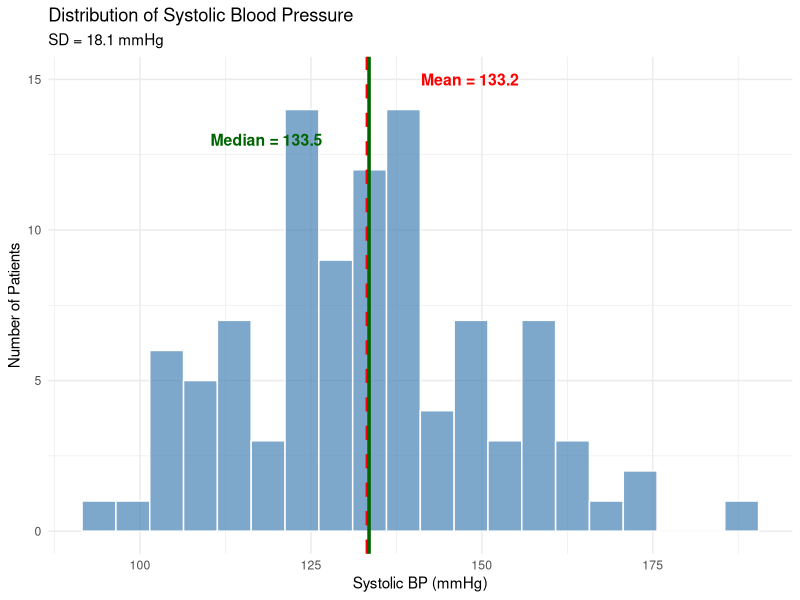
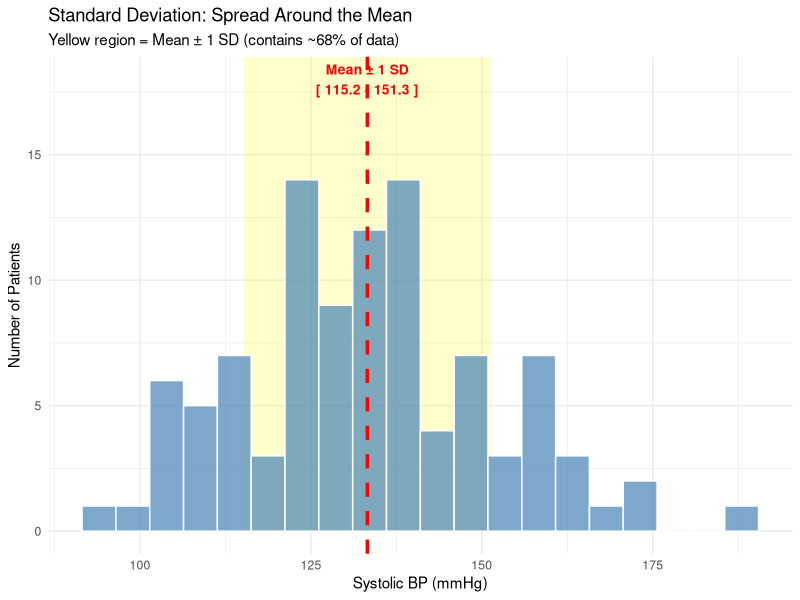
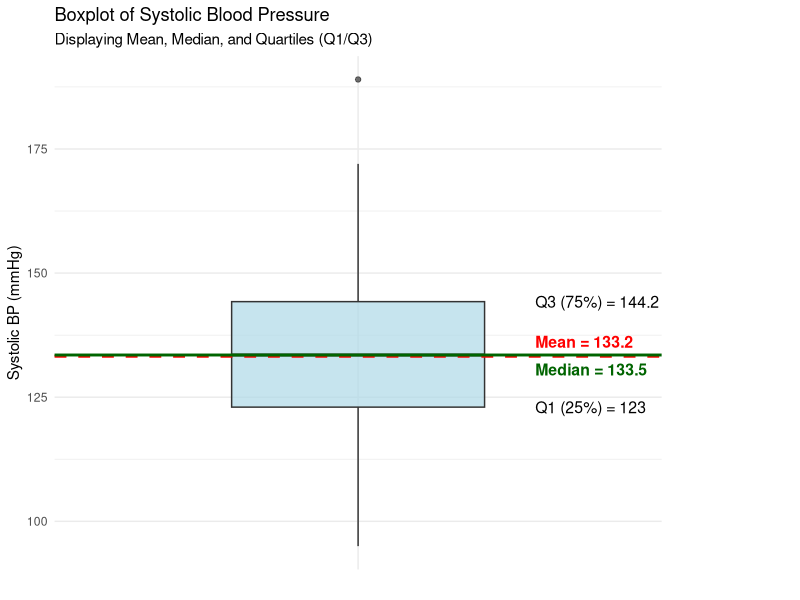
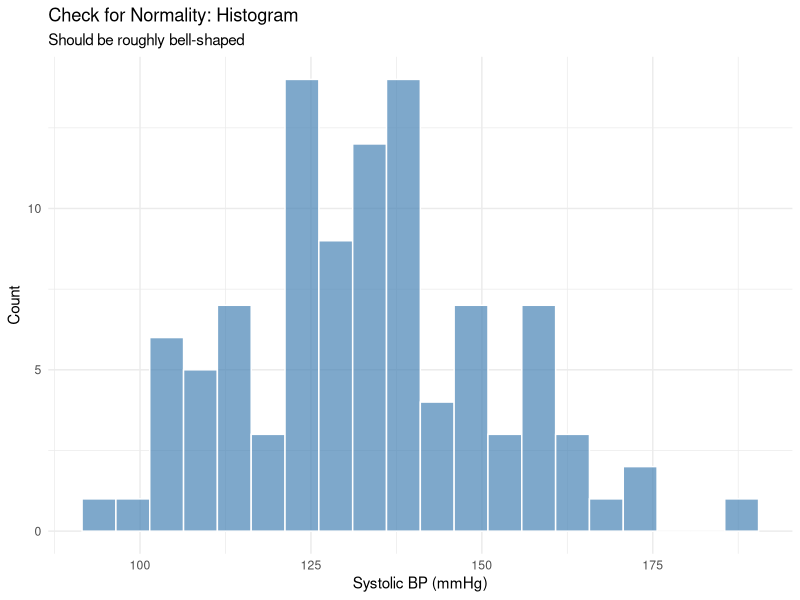
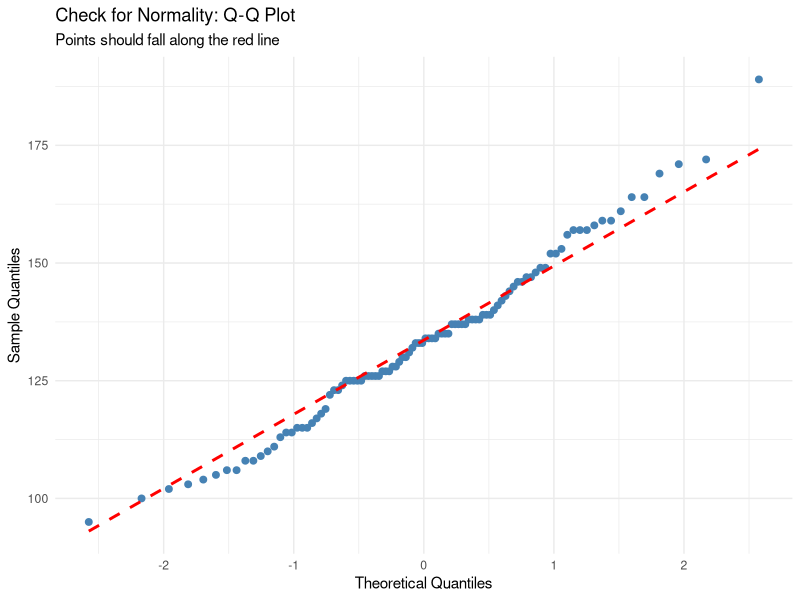
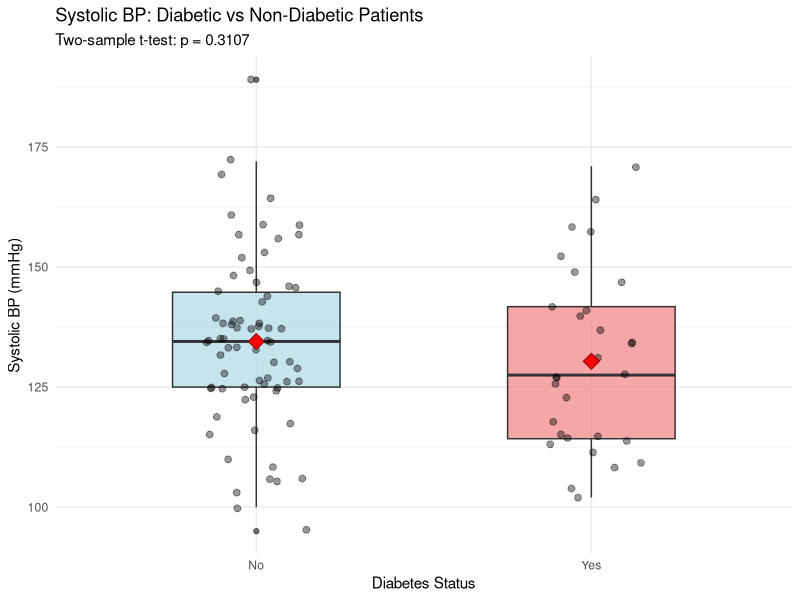
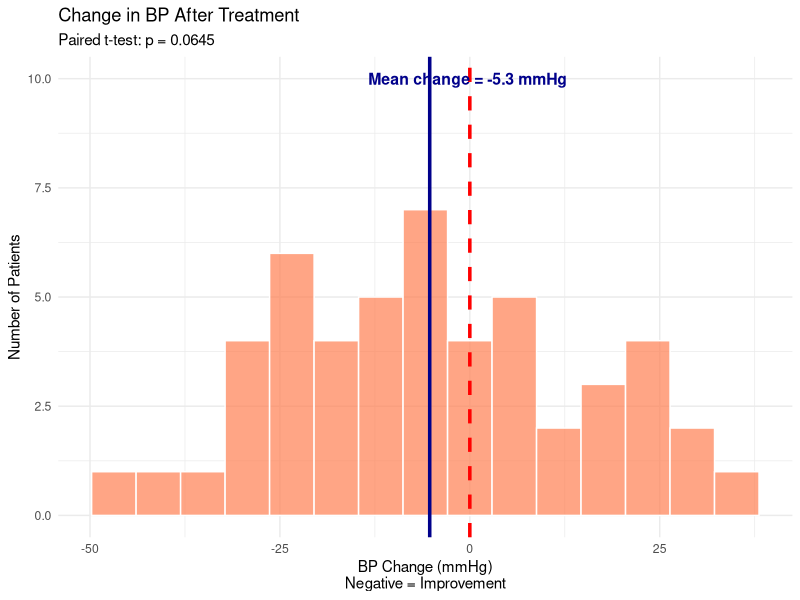
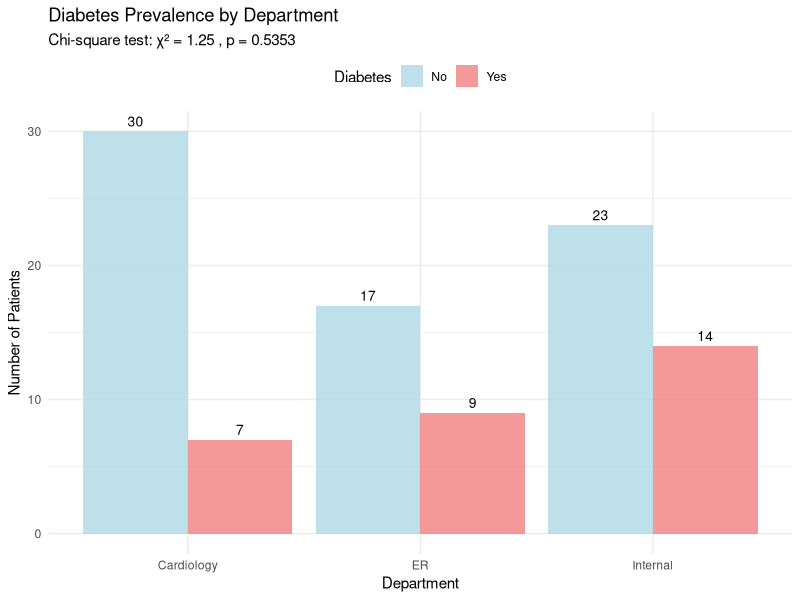

Write R code to recreate these figures, in order.
## ---- chunk 1
knitr::opts_chunk$set(echo = TRUE, warning = FALSE, message = FALSE)
## ---- chunk 2
# Set a random seed so results are reproducible
set.seed(42)

# Create a data frame with simulated patient data
bp_data <- data.frame(
  # Create patient IDs from 1 to 100
  patient_id = 1:100,
  # Generate 100 ages from normal distribution (mean=55, sd=15), rounded to whole numbers
  age = round(rnorm(100, mean = 55, sd = 15)),
  # Generate 100 systolic BP values from normal distribution (mean=135, sd=20)
  systolic_bp = round(rnorm(100, mean = 135, sd = 20)),
  # Generate 100 diastolic BP values from normal distribution (mean=85, sd=12)
  diastolic_bp = round(rnorm(100, mean = 85, sd = 12)),
  # Randomly assign diabetes status: 30% "Yes", 70% "No"
  diabetes = sample(c("Yes", "No"), 100, replace = TRUE, prob = c(0.3, 0.7)),
  # Randomly assign department with equal probability
  department = sample(c("ER", "Cardiology", "Internal"), 100, replace = TRUE)
)

# Display the first 6 rows of the data frame
head(bp_data)
## ---- chunk 3
# Calculate the mean (average) of systolic BP
mean_systolic <- mean(bp_data$systolic_bp)

# Print the result
mean_systolic

# If you had missing values (NA), you would use:
# mean(bp_data$systolic_bp, na.rm = TRUE)
# The na.rm = TRUE argument removes NAs before calculating
## ---- chunk 4
# Sum all values
total <- sum(bp_data$systolic_bp)

# Count number of values
n <- length(bp_data$systolic_bp)

# Divide sum by count
manual_mean <- total / n

# Compare with mean() function
cat("mean() function:", mean_systolic, "\n")
cat("Manual calculation:", manual_mean, "\n")
cat("Same result?", mean_systolic == manual_mean)
## ---- chunk 5
# Calculate the median (middle value) of systolic BP
median_systolic <- median(bp_data$systolic_bp)

# Print the result
median_systolic
## ---- chunk 6
# Compare mean vs median
cat("Mean:", round(mean_systolic, 2), "\n")
cat("Median:", round(median_systolic, 2), "\n")
cat("Difference:", round(mean_systolic - median_systolic, 2), "\n")
## ---- chunk 7
# Create a small dataset to show outlier effect
small_data <- c(120, 125, 130, 135, 140)  # Symmetric data

# Add an outlier
data_with_outlier <- c(120, 125, 130, 135, 200)  # One very high value

# Compare mean and median
cat("Without outlier:\n")
cat("  Mean:", mean(small_data), "\n")
cat("  Median:", median(small_data), "\n\n")

cat("With outlier (200):\n")
cat("  Mean:", mean(data_with_outlier), "\n")
cat("  Median:", median(data_with_outlier), "\n")

# The mean jumped from 130 to 142, but median stayed at 130!
## ---- chunk 8
# Create a frequency table of ages (counts how many times each age appears)
age_table <- table(bp_data$age)

# Print the frequency table
head(age_table, 10)  # Show first 10 ages

# Find which age appears most frequently
# which.max() returns the position of the maximum value
# names() extracts the age value at that position
# as.numeric() converts it from text to number
mode_age <- as.numeric(names(age_table)[which.max(age_table)])

# Print the mode
cat("Most common age:", mode_age, "years old\n")

# How many patients have this age?
cat("Number of patients with age", mode_age, ":", max(age_table), "\n")
## ---- chunk 9
# Frequency table for diabetes status
table(bp_data$diabetes)

# Frequency table for department
table(bp_data$department)

# The mode for department is the one with highest count
dept_table <- table(bp_data$department)
mode_dept <- names(dept_table)[which.max(dept_table)]
cat("\nMost common department:", mode_dept)
## ---- chunk 10
# Calculate variance using the var() function
variance_systolic <- var(bp_data$systolic_bp)

# Print the variance
variance_systolic
## ---- chunk 11
# Step 1: Calculate the mean
mean_val <- mean(bp_data$systolic_bp)

# Step 2: Calculate deviation from mean for each value
deviations <- bp_data$systolic_bp - mean_val

# Step 3: Square each deviation
squared_deviations <- deviations^2

# Step 4: Sum all squared deviations
sum_squared_dev <- sum(squared_deviations)

# Step 5: Divide by (n-1)
n <- length(bp_data$systolic_bp)
manual_variance <- sum_squared_dev / (n - 1)

# Compare with var() function
cat("var() function:", variance_systolic, "\n")
cat("Manual calculation:", manual_variance, "\n")
cat("Same result?", round(variance_systolic, 10) == round(manual_variance, 10))
## ---- chunk 12
# Calculate standard deviation using the sd() function
sd_systolic <- sd(bp_data$systolic_bp)

# Print the SD
sd_systolic

# Verify: SD is the square root of variance
cat("\nsd() function:", sd_systolic, "\n")
cat("sqrt(variance):", sqrt(variance_systolic), "\n")
cat("Same result?", sd_systolic == sqrt(variance_systolic))
## ---- chunk 13
# Calculate the ranges
one_sd_lower <- mean_systolic - sd_systolic
one_sd_upper <- mean_systolic + sd_systolic

cat("Mean ± 1 SD range:", round(one_sd_lower, 1), "to", round(one_sd_upper, 1), "mmHg\n")

# Count how many values fall within this range
within_one_sd <- sum(bp_data$systolic_bp >= one_sd_lower & 
                     bp_data$systolic_bp <= one_sd_upper)

# Calculate percentage
percentage <- (within_one_sd / length(bp_data$systolic_bp)) * 100

cat("Percentage within 1 SD:", round(percentage, 1), "%\n")
## ---- chunk 14
# Summary statistics for systolic BP
summary(bp_data$systolic_bp)

# Summary for entire dataset
summary(bp_data)
## ---- chunk 15
# Load the ggplot2 library for plotting
library(ggplot2)
if (!requireNamespace("rlang", quietly = TRUE)) {
  install.packages("rlang")
}

# Create a histogram showing the distribution
ggplot(bp_data, aes(x = systolic_bp)) +  # Set x-axis to systolic_bp
  # geom_histogram creates bars showing frequency of values
  # bins = 20 means divide data into 20 bins
  geom_histogram(bins = 20, fill = "steelblue", alpha = 0.7, color = "white") +
  # Add a vertical dashed red line at the mean
  geom_vline(xintercept = mean_systolic, color = "red", 
             linetype = "dashed", size = 1.2) +
  # Add a vertical solid green line at the median
  geom_vline(xintercept = median_systolic, color = "darkgreen", 
             linetype = "solid", size = 1.2) +
  # Add text label for the mean
  annotate("text", x = mean_systolic + 15, y = 15, 
           label = paste("Mean =", round(mean_systolic, 1)), 
           color = "red", size = 4, fontface = "bold") +
  # Add text label for the median
  annotate("text", x = median_systolic - 15, y = 13, 
           label = paste("Median =", round(median_systolic, 1)), 
           color = "darkgreen", size = 4, fontface = "bold") +
  # Set axis labels and title
  labs(title = "Distribution of Systolic Blood Pressure",
       subtitle = paste("SD =", round(sd_systolic, 1), "mmHg"),
       x = "Systolic BP (mmHg)", 
       y = "Number of Patients") +
  # Use a clean theme
  theme_minimal()
## ---- chunk 16
# Create histogram with shaded regions showing ±1 SD from mean
ggplot(bp_data, aes(x = systolic_bp)) +
  # Add shaded rectangle showing mean ± 1 SD range
  # This captures approximately 68% of the data
  annotate("rect", 
           xmin = mean_systolic - sd_systolic, 
           xmax = mean_systolic + sd_systolic,
           ymin = 0, ymax = Inf, 
           alpha = 0.2, fill = "yellow") +
  # Create the histogram
  geom_histogram(bins = 20, fill = "steelblue", alpha = 0.7, color = "white") +
  # Add vertical line at the mean
  geom_vline(xintercept = mean_systolic, color = "red", 
             linetype = "dashed", size = 1.2) +
  # Add labels showing the SD range
  annotate("text", x = mean_systolic, y = 18,
           label = paste("Mean ± 1 SD\n[", 
                        round(mean_systolic - sd_systolic, 1), "-",
                        round(mean_systolic + sd_systolic, 1), "]"),
           color = "red", size = 3.5, fontface = "bold") +
  # Set labels
  labs(title = "Standard Deviation: Spread Around the Mean",
       subtitle = "Yellow region = Mean ± 1 SD (contains ~68% of data)",
       x = "Systolic BP (mmHg)", 
       y = "Number of Patients") +
  theme_minimal()
## ---- chunk 17
# Calculate quartile values first
q1_val <- quantile(bp_data$systolic_bp, 0.25)
q3_val <- quantile(bp_data$systolic_bp, 0.75)

# Create the boxplot
ggplot(bp_data, aes(x = "", y = systolic_bp)) +
  geom_boxplot(fill = "lightblue", alpha = 0.7, width = 0.5) +
  
  # Add horizontal lines for mean and median
  geom_hline(yintercept = mean_systolic, color = "red", 
             linetype = "dashed", linewidth = 1) +
  geom_hline(yintercept = median_systolic, color = "darkgreen", 
             linetype = "solid", linewidth = 1) +
  
  # Add labels for Q1 and Q3
  annotate("text", x = 1.35, y = q3_val, 
           label = paste("Q3 (75%) =", round(q3_val, 1)), 
           color = "black", size = 4, hjust = 0) +
  annotate("text", x = 1.35, y = q1_val, 
           label = paste("Q1 (25%) =", round(q1_val, 1)), 
           color = "black", size = 4, hjust = 0) +
  
  # Add labels for mean and median with vertical adjustment (vjust) to avoid smudging
  annotate("text", x = 1.35, y = mean_systolic, 
           label = paste("Mean =", round(mean_systolic, 1)), 
           color = "red", fontface = "bold", size = 4, hjust = 0, vjust = -0.7) +
  annotate("text", x = 1.35, y = median_systolic, 
           label = paste("Median =", round(median_systolic, 1)), 
           color = "darkgreen", fontface = "bold", size = 4, hjust = 0, vjust = 1.7) +
  
  # Set titles and labels
  labs(title = "Boxplot of Systolic Blood Pressure",
       subtitle = "Displaying Mean, Median, and Quartiles (Q1/Q3)",
       y = "Systolic BP (mmHg)",
       x = "") +
  
  # Theme and layout adjustments
  theme_minimal() +
  theme(axis.text.x = element_blank(),
        plot.margin = margin(5, 100, 5, 5)) + # Extra right margin for labels
  coord_cartesian(clip = "off") # Prevent labels from being cut off
## ---- chunk 18
# Check data type
class(bp_data$systolic_bp)  # Should be "numeric" or "integer"

# Look at the data
summary(bp_data$systolic_bp)  # Should show numeric values
## ---- chunk 19
# Visual check: Histogram
# A normal distribution looks roughly bell-shaped and symmetric
ggplot(bp_data, aes(x = systolic_bp)) +
  geom_histogram(bins = 20, fill = "steelblue", alpha = 0.7, color = "white") +
  labs(title = "Check for Normality: Histogram",
       subtitle = "Should be roughly bell-shaped",
       x = "Systolic BP (mmHg)", y = "Count") +
  theme_minimal()

# Visual check: Q-Q plot
# Points should fall roughly along the diagonal line
ggplot(bp_data, aes(sample = systolic_bp)) +
  # stat_qq creates quantile-quantile plot
  stat_qq(color = "steelblue", size = 2) +
  # stat_qq_line adds the reference line
  stat_qq_line(color = "red", linetype = "dashed", size = 1) +
  labs(title = "Check for Normality: Q-Q Plot",
       subtitle = "Points should fall along the red line",
       x = "Theoretical Quantiles", y = "Sample Quantiles") +
  theme_minimal()

# Statistical test: Shapiro-Wilk test
# H0: Data is normally distributed
# If p > 0.05, data is approximately normal
shapiro.test(bp_data$systolic_bp)

# Note: With large samples (n > 30), small deviations from normality are okay
# The Central Limit Theorem helps us here!
cat("Sample size:", nrow(bp_data), "\n")
cat("If n > 30, t-test is robust to violations of normality")
## ---- chunk 20
# Check: Look at how data was collected
# Are these different patients? YES - they have unique patient IDs
length(unique(bp_data$patient_id))  # Should equal number of rows for independence
nrow(bp_data)

# If these numbers are equal, observations are independent
## ---- chunk 21

names(bp_data)
table(bp_data$diabetes)
library(dplyr)
# Calculate variance for each group
bp_data %>%
  # Split by diabetes status
  group_by(diabetes, department) %>%
  # Calculate variance for each group
  summarize(
    blabla = var(systolic_bp),
    sd = sd(systolic_bp),
    mean = mean(systolic_bp)
  )

# Rule of thumb: Largest variance should be < 4 times the smallest variance

# Formal test: Levene's test (from car package)
# Install if needed: install.packages("car")
library(car)

# H0: Variances are equal
# If p > 0.05, variances are similar enough
leveneTest(systolic_bp ~ diabetes, data = bp_data)

# If variances are unequal, use: t.test(..., var.equal = FALSE)
## ---- chunk 22
# Example: Non-parametric alternative to two-sample t-test
# wilcox.test() doesn't assume normality
wilcox.test(systolic_bp ~ diabetes, data = bp_data)
## ---- chunk 23
# H0: population mean ≤ 120 mmHg (not higher)
# H1: population mean > 120 mmHg (is higher)

# t.test() performs the one-sample t-test
# mu = 120 specifies the value we're testing against
# alternative = "greater" makes this a one-sided test
t_test_result <- t.test(bp_data$systolic_bp, 
                        mu = 120, 
                        alternative = "greater")

# Print the complete test results
t_test_result
## ---- chunk 24
# Example: Two-sided test (testing if different, not specifically higher)
t.test(bp_data$systolic_bp, mu = 120)  # Tests if mean ≠ 120
## ---- chunk 25
# Extract specific components
# Extract just the p-value
t_test_result$p.value

# Extract the 95% confidence interval
t_test_result$conf.int

# Extract the sample mean
t_test_result$estimate
## ---- chunk 26
# H0: mean_diabetic = mean_non_diabetic
# H1: mean_diabetic ≠ mean_non_diabetic

# The formula syntax "outcome ~ group" compares outcome across groups
# data = bp_data tells R which dataset to use
t_test_diabetes <- t.test(systolic_bp ~ diabetes, data = bp_data)

# Print the results
t_test_diabetes
## ---- chunk 27
# Load dplyr for data manipulation
library(dplyr)

# Calculate summary statistics by diabetes group
group_summary <- bp_data %>%
  # Split data by diabetes status
  group_by(diabetes) %>%
  # Calculate mean, SD, and count for each group
  summarize(
    n = n(),                        # Count number in each group
    mean_bp = mean(systolic_bp),    # Mean BP for each group
    sd_bp = sd(systolic_bp)         # SD for each group
  )

# Print the summary table
print(group_summary)
## ---- chunk 28
# Create a boxplot comparing the two groups
ggplot(bp_data, aes(x = diabetes, y = systolic_bp, fill = diabetes)) +
  # Create boxplots
  geom_boxplot(alpha = 0.7, width = 0.5) +
  # Add individual data points with some horizontal jitter to avoid overlap
  geom_jitter(width = 0.15, alpha = 0.4, size = 2) +
  # Add red diamonds showing the mean for each group
  stat_summary(fun = mean, geom = "point", shape = 23, size = 4, 
               fill = "red", color = "darkred") +
  # Add labels with p-value in subtitle
  labs(title = "Systolic BP: Diabetic vs Non-Diabetic Patients",
       subtitle = paste("Two-sample t-test: p =", 
                       round(t_test_diabetes$p.value, 4)),
       x = "Diabetes Status", 
       y = "Systolic BP (mmHg)") +
  # Use a clean theme
  theme_minimal() +
  # Change legend title and remove legend (since x-axis labels are clear)
  theme(legend.position = "none") +
  # Use custom colors
  scale_fill_manual(values = c("lightblue", "lightcoral"))
## ---- chunk 29
# Create paired data (same patients measured twice)
set.seed(123)  # Set seed for reproducibility
treatment_data <- data.frame(
  # Patient IDs 1 to 50
  patient_id = 1:50,
  # BP before treatment: mean 145, sd 15
  bp_before = round(rnorm(50, mean = 145, sd = 15)),
  # BP after treatment: mean 138, sd 15 (on average, 7 mmHg lower)
  bp_after = round(rnorm(50, mean = 138, sd = 15))
)

# Look at first few patients
head(treatment_data)

# H0: mean difference = 0 (no change in BP)
# H1: mean difference ≠ 0 (BP changed)

# paired = TRUE tells R these are matched measurements from same patients
t_test_paired <- t.test(treatment_data$bp_before, 
                        treatment_data$bp_after, 
                        paired = TRUE)

# Print results
t_test_paired
## ---- chunk 30
# Calculate change for each patient (after minus before)
# Negative values = BP decreased (improvement)
treatment_data$change <- treatment_data$bp_after - treatment_data$bp_before

# Create histogram of changes
ggplot(treatment_data, aes(x = change)) +
  # Histogram of BP changes
  geom_histogram(bins = 15, fill = "coral", alpha = 0.7, color = "white") +
  # Dashed red line at zero (no change)
  geom_vline(xintercept = 0, linetype = "dashed", color = "red", size = 1.2) +
  # Solid blue line at mean change
  geom_vline(xintercept = mean(treatment_data$change), 
             linetype = "solid", color = "darkblue", size = 1.2) +
  # Add label for mean change
  annotate("text", x = mean(treatment_data$change) + 5, y = 10,
           label = paste("Mean change =", round(mean(treatment_data$change), 1), "mmHg"),
           color = "darkblue", fontface = "bold", size = 4) +
  # Add title with p-value
  labs(title = "Change in BP After Treatment",
       subtitle = paste("Paired t-test: p =", round(t_test_paired$p.value, 4)),
       x = "BP Change (mmHg)\nNegative = Improvement", 
       y = "Number of Patients") +
  theme_minimal()
## ---- chunk 31
# Create a contingency table (cross-tabulation)
# Rows = diabetes status, Columns = department
diabetes_dept_table <- table(bp_data$diabetes, bp_data$department)

# Print the table showing counts in each combination
diabetes_dept_table

# Add row and column totals for clarity
addmargins(diabetes_dept_table)
## ---- chunk 32
# Calculate proportions by column (margin = 2 means by column)
# This shows what percentage of each department has diabetes
prop.table(diabetes_dept_table, margin = 2)

# Multiply by 100 to get percentages
round(prop.table(diabetes_dept_table, margin = 2) * 100, 1)
## ---- chunk 33
# H0: Diabetes and department are independent (no association)
# H1: Diabetes and department are related (there is an association)

# chisq.test() performs chi-square test of independence
chi_test <- chisq.test(diabetes_dept_table)

# Print the test results
chi_test
## ---- chunk 34
# Look at expected counts under the null hypothesis
chi_test$expected

# All cells have counts ≥ 5, so chi-square test is valid

# Create a small contingency table that will trigger chi-square warning
small_table <- table(bp_data$diabetes[1:20], bp_data$department[1:20])

# Display the table
small_table

# Perform chi-square test (will show warning)
chi_test <- chisq.test(small_table)
chi_test

# Show expected counts (some will be < 5)
cat("\nExpected counts:\n")
chi_test$expected

# When expected counts < 5, use Fisher's exact test instead
cat("\n--- Using Fisher's Exact Test (appropriate for small samples) ---\n")
fisher_test <- fisher.test(small_table)
fisher_test
## ---- chunk 35
# Convert contingency table to data frame for ggplot
diabetes_dept_df <- as.data.frame(diabetes_dept_table)

# Give the columns meaningful names
names(diabetes_dept_df) <- c("Diabetes", "Department", "Count")

# Create a grouped bar chart
ggplot(diabetes_dept_df, aes(x = Department, y = Count, fill = Diabetes)) +
  # position = "dodge" puts bars side-by-side instead of stacked
  geom_bar(stat = "identity", position = "dodge", alpha = 0.8) +
  # Add counts as labels on top of bars
  geom_text(aes(label = Count), 
            position = position_dodge(width = 0.9),
            vjust = -0.5, size = 3.5) +
  # Add chi-square test result to subtitle
  labs(title = "Diabetes Prevalence by Department",
       subtitle = paste("Chi-square test: χ² =", round(chi_test$statistic, 2),
                       ", p =", round(chi_test$p.value, 4)),
       y = "Number of Patients") +
  # Use custom colors
  scale_fill_manual(values = c("lightblue", "lightcoral")) +
  theme_minimal() +
  # Move legend to top
  theme(legend.position = "top")



## ANOVA: Comparing More Than Two Groups
# Question: Does systolic BP differ across all three departments?

# 1. Run the ANOVA model
# H0: mean_Cardiology = mean_ER = mean_Internal
anova_model <- aov(systolic_bp ~ department, data = bp_data)

# 2. View the results
summary(anova_model)

# 3. Post-hoc analysis (Run this if p-value < 0.05)
# It tells us which specific departments are different
TukeyHSD(anova_model)

library(ggplot2)

ggplot(bp_data, aes(x = department, y = systolic_bp, fill = department)) +
  geom_boxplot(alpha = 0.7) +
  # Add individual points to show distribution
  geom_jitter(width = 0.1, alpha = 0.3) +
  # Add a red diamond for the mean of each group
  stat_summary(fun = mean, geom = "point", shape = 23, size = 3, fill = "red") +
  labs(title = "Systolic BP by Department",
       subtitle = "ANOVA p = 0.073 (Not Significant)",
       x = "Hospital Department",
       y = "Systolic BP (mmHg)") +
  theme_minimal() +
  theme(legend.position = "none")
